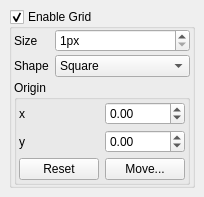
<?xml version="1.0" encoding="UTF-8"?>
<ui version="4.0">
 <class>Dock_Grid</class>
 <widget class="QWidget" name="Dock_Grid">
  <property name="geometry">
   <rect>
    <x>0</x>
    <y>0</y>
    <width>204</width>
    <height>197</height>
   </rect>
  </property>
  <property name="windowTitle">
   <string>Configure Grid</string>
  </property>
  <property name="windowIcon">
   <iconset theme="configure-grid">
    <normaloff/>
   </iconset>
  </property>
  <widget class="QWidget" name="central_widget" native="true">
   <property name="geometry">
    <rect>
     <x>9</x>
     <y>9</y>
     <width>186</width>
     <height>179</height>
    </rect>
   </property>
   <layout class="QGridLayout" name="gridLayout1">
    <property name="leftMargin">
     <number>0</number>
    </property>
    <property name="topMargin">
     <number>0</number>
    </property>
    <property name="rightMargin">
     <number>0</number>
    </property>
    <property name="bottomMargin">
     <number>0</number>
    </property>
    <item row="0" column="0">
     <widget class="QGroupBox" name="check_enable">
      <property name="title">
       <string>Enable Grid</string>
      </property>
      <property name="checkable">
       <bool>true</bool>
      </property>
      <layout class="QGridLayout" name="gridLayout_2">
       <property name="leftMargin">
        <number>2</number>
       </property>
       <property name="topMargin">
        <number>0</number>
       </property>
       <property name="rightMargin">
        <number>2</number>
       </property>
       <property name="bottomMargin">
        <number>0</number>
       </property>
       <property name="verticalSpacing">
        <number>3</number>
       </property>
       <item row="0" column="0">
        <widget class="QLabel" name="label">
         <property name="sizePolicy">
          <sizepolicy hsizetype="Fixed" vsizetype="Preferred">
           <horstretch>0</horstretch>
           <verstretch>0</verstretch>
          </sizepolicy>
         </property>
         <property name="text">
          <string>Size</string>
         </property>
        </widget>
       </item>
       <item row="0" column="1">
        <widget class="QSpinBox" name="spin_size">
         <property name="suffix">
          <string>px</string>
         </property>
         <property name="minimum">
          <number>1</number>
         </property>
         <property name="maximum">
          <number>1024</number>
         </property>
        </widget>
       </item>
       <item row="1" column="0">
        <widget class="QLabel" name="label_2">
         <property name="text">
          <string>Shape</string>
         </property>
        </widget>
       </item>
       <item row="1" column="1">
        <widget class="QComboBox" name="combo_shape">
         <item>
          <property name="text">
           <string>Square</string>
          </property>
          <property name="icon">
           <iconset theme="grid-square">
            <normaloff/>
           </iconset>
          </property>
         </item>
         <item>
          <property name="text">
           <string>Triangle 1</string>
          </property>
          <property name="icon">
           <iconset theme="grid-triangle-h">
            <normaloff/>
           </iconset>
          </property>
         </item>
         <item>
          <property name="text">
           <string>Triangle 2</string>
          </property>
          <property name="icon">
           <iconset theme="grid-triangle-v">
            <normaloff/>
           </iconset>
          </property>
         </item>
        </widget>
       </item>
       <item row="2" column="0" colspan="2">
        <widget class="QGroupBox" name="groupBox">
         <property name="title">
          <string>Origin</string>
         </property>
         <layout class="QGridLayout" name="gridLayout">
          <property name="leftMargin">
           <number>2</number>
          </property>
          <property name="topMargin">
           <number>0</number>
          </property>
          <property name="rightMargin">
           <number>2</number>
          </property>
          <property name="bottomMargin">
           <number>0</number>
          </property>
          <property name="verticalSpacing">
           <number>3</number>
          </property>
          <item row="0" column="0">
           <widget class="QLabel" name="label_3">
            <property name="sizePolicy">
             <sizepolicy hsizetype="Fixed" vsizetype="Preferred">
              <horstretch>0</horstretch>
              <verstretch>0</verstretch>
             </sizepolicy>
            </property>
            <property name="text">
             <string>x</string>
            </property>
           </widget>
          </item>
          <item row="0" column="1">
           <widget class="QDoubleSpinBox" name="spin_x">
            <property name="minimum">
             <double>-8192.000000000000000</double>
            </property>
            <property name="maximum">
             <double>8192.000000000000000</double>
            </property>
           </widget>
          </item>
          <item row="1" column="0">
           <widget class="QLabel" name="label_4">
            <property name="text">
             <string>y</string>
            </property>
           </widget>
          </item>
          <item row="1" column="1">
           <widget class="QDoubleSpinBox" name="spin_y">
            <property name="minimum">
             <double>-8192.000000000000000</double>
            </property>
            <property name="maximum">
             <double>8192.000000000000000</double>
            </property>
           </widget>
          </item>
          <item row="2" column="0">
           <widget class="QPushButton" name="button_reset">
            <property name="text">
             <string>Reset</string>
            </property>
           </widget>
          </item>
          <item row="2" column="1">
           <widget class="QPushButton" name="button_move">
            <property name="text">
             <string>Move...</string>
            </property>
           </widget>
          </item>
         </layout>
        </widget>
       </item>
      </layout>
     </widget>
    </item>
   </layout>
  </widget>
 </widget>
 <resources/>
 <connections>
  <connection>
   <sender>spin_x</sender>
   <signal>valueChanged(double)</signal>
   <receiver>Dock_Grid</receiver>
   <slot>position_spin_changed()</slot>
   <hints>
    <hint type="sourcelabel">
     <x>162</x>
     <y>150</y>
    </hint>
    <hint type="destinationlabel">
     <x>315</x>
     <y>149</y>
    </hint>
   </hints>
  </connection>
  <connection>
   <sender>spin_y</sender>
   <signal>valueChanged(double)</signal>
   <receiver>Dock_Grid</receiver>
   <slot>position_spin_changed()</slot>
   <hints>
    <hint type="sourcelabel">
     <x>181</x>
     <y>178</y>
    </hint>
    <hint type="destinationlabel">
     <x>310</x>
     <y>181</y>
    </hint>
   </hints>
  </connection>
 </connections>
 <slots>
  <slot>position_spin_changed()</slot>
 </slots>
</ui>
